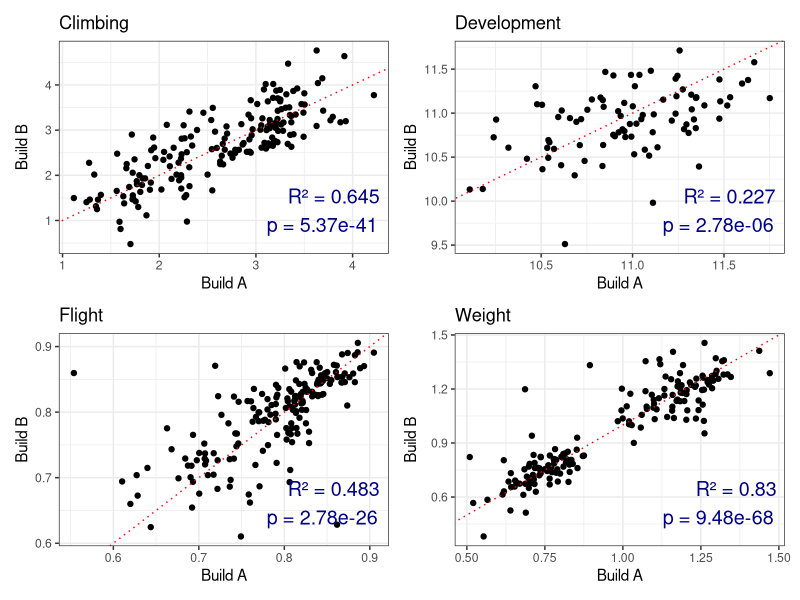

R code for this plot:
############################################################
# Script: buildCorr_plot.R
# Author: Leah Darwin
# Date: 2025-09-30
# Purpose: Calculate correlations between builds for each trait.
############################################################

# -------------------------------------------------------------------
# Load libraries
# -------------------------------------------------------------------
packages <- c("dplyr", "ggplot2", "patchwork")

installed <- rownames(installed.packages())
for (p in packages) {
  if (!(p %in% installed)) {
    install.packages(p, dependencies = TRUE)
  }
}
lapply(packages, library, character.only = TRUE)

# -------------------------------------------------------------------
# Load and preprocess input data for each trait
# -------------------------------------------------------------------

# Each CSV file contains adjusted phenotype data (Y_adj)
climb  <- read.csv("climb/data/climb_adj.csv")

# Add a Sex column to development data (if not present)
dev    <- read.csv("development/data/development_adj.csv") %>% 
  mutate(Sex = "MF")

weight <- read.csv("weight/data/weight_adj.csv") %>% mutate(Y_adj = Y_adj*1000)
flight <- read.csv("flight/data/flight_adj.csv") 


# -------------------------------------------------------------------
# Define plotting function
# -------------------------------------------------------------------

make_plot <- function(df, pheno) {
  
  # Summarize phenotype means per genotype and condition
  df_p <- df %>%
    na.omit() %>%
    group_by(Mito, Nuc, Sex, Build, Treatment) %>%
    summarise(Y_adj = mean(Y_adj)) %>%
    filter(Build != "parental")  # Exclude parental lines
  
  # Merge Build A and Build B data for paired comparison
  build <- df_p %>% 
    filter(Build == "A") %>%
    full_join(df_p %>% filter(Build == "B"),
              by = join_by(Mito, Nuc, Sex, Treatment)) %>%
    na.omit()  # Remove incomplete pairs (only A or only B)
  
  # Compute correlation between Build A and Build B
  ct <- cor.test(build$Y_adj.x, build$Y_adj.y)
  
  # Extract R² and p-value
  r2 <- ct$estimate^2
  pval <- ct$p.value
  
  # Create scatterplot with annotation and 1:1 reference line
  p <- ggplot(build, aes(x = Y_adj.x, y = Y_adj.y)) +
    geom_point() +
    annotate("text", 
             x = Inf, y = -Inf, 
             label = paste0("R² = ", round(r2, 3),
                            "\np = ", signif(pval, 3)),
             hjust = 1.1, vjust = -0.5,
             size = 5,
             color="darkblue") +
    geom_abline(intercept = 0, slope = 1, 
                color = "red", linetype = "dotted") +
    theme_bw() +
    labs(x = "Build A", y = "Build B", title = pheno)
  
  return(p)
}


# -------------------------------------------------------------------
# Generate plots for all traits
# -------------------------------------------------------------------

# Bundle data frames and labels into a list
traits = list(
  list(climb,  "Climbing"),
  list(dev,    "Development"),
  list(flight, "Flight"),
  list(weight, "Weight")
)

# Apply plotting function to each trait
plots = lapply(traits, function(x) make_plot(x[[1]], x[[2]]))

# Combine all plots into a single layout using patchwork
final = wrap_plots(plots)

# Save to PDF
ggsave("figures/supp_figs/buildCorr_figS1.pdf", final, width = 7, height = 6)
